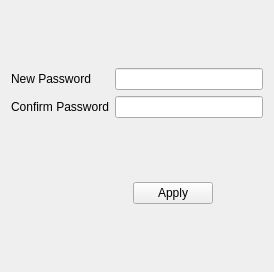
<?xml version="1.0" encoding="UTF-8"?>
<ui version="4.0">
 <class>PageModifyPassword</class>
 <widget class="QWidget" name="PageModifyPassword">
  <property name="geometry">
   <rect>
    <x>0</x>
    <y>0</y>
    <width>274</width>
    <height>272</height>
   </rect>
  </property>
  <property name="windowTitle">
   <string>Form</string>
  </property>
  <layout class="QVBoxLayout" name="verticalLayout_2">
   <item>
    <layout class="QVBoxLayout" name="verticalLayout">
     <item>
      <spacer name="verticalSpacer_2">
       <property name="orientation">
        <enum>Qt::Vertical</enum>
       </property>
       <property name="sizeHint" stdset="0">
        <size>
         <width>20</width>
         <height>40</height>
        </size>
       </property>
      </spacer>
     </item>
     <item>
      <layout class="QFormLayout" name="formLayout">
       <item row="0" column="0">
        <widget class="QLabel" name="newPasswordLabel">
         <property name="text">
          <string>New Password</string>
         </property>
        </widget>
       </item>
       <item row="0" column="1">
        <widget class="QLineEdit" name="newPasswordLineEdit"/>
       </item>
       <item row="1" column="0">
        <widget class="QLabel" name="confirmPasswordLabel">
         <property name="text">
          <string>Confirm Password</string>
         </property>
        </widget>
       </item>
       <item row="1" column="1">
        <widget class="QLineEdit" name="confirmPasswordLineEdit"/>
       </item>
      </layout>
     </item>
     <item>
      <spacer name="verticalSpacer">
       <property name="orientation">
        <enum>Qt::Vertical</enum>
       </property>
       <property name="sizeHint" stdset="0">
        <size>
         <width>20</width>
         <height>40</height>
        </size>
       </property>
      </spacer>
     </item>
     <item>
      <layout class="QHBoxLayout" name="horizontalLayout">
       <property name="rightMargin">
        <number>50</number>
       </property>
       <item>
        <spacer name="horizontalSpacer">
         <property name="orientation">
          <enum>Qt::Horizontal</enum>
         </property>
         <property name="sizeHint" stdset="0">
          <size>
           <width>40</width>
           <height>20</height>
          </size>
         </property>
        </spacer>
       </item>
       <item>
        <widget class="QPushButton" name="pushButton">
         <property name="text">
          <string>Apply</string>
         </property>
        </widget>
       </item>
      </layout>
     </item>
     <item>
      <spacer name="verticalSpacer_3">
       <property name="orientation">
        <enum>Qt::Vertical</enum>
       </property>
       <property name="sizeHint" stdset="0">
        <size>
         <width>20</width>
         <height>40</height>
        </size>
       </property>
      </spacer>
     </item>
    </layout>
   </item>
  </layout>
 </widget>
 <resources/>
 <connections/>
</ui>
